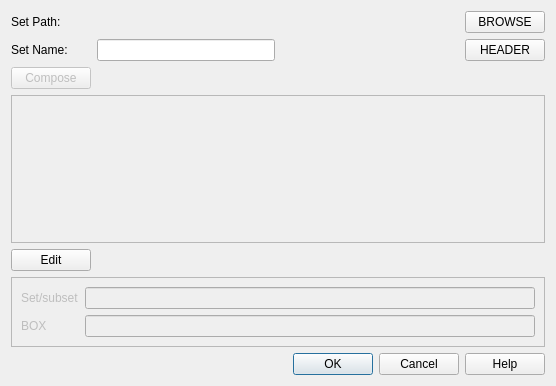
<?xml version="1.0" encoding="UTF-8"?>
<ui version="4.0">
 <class>setbrowser</class>
 <widget class="QDialog" name="setbrowser">
  <property name="geometry">
   <rect>
    <x>0</x>
    <y>0</y>
    <width>556</width>
    <height>386</height>
   </rect>
  </property>
  <property name="windowTitle">
   <string>Dialog</string>
  </property>
  <layout class="QGridLayout" name="gridLayout">
   <item row="0" column="0">
    <widget class="QLabel" name="label">
     <property name="text">
      <string>Set Path:</string>
     </property>
    </widget>
   </item>
   <item row="0" column="3">
    <widget class="QPushButton" name="browseButton">
     <property name="text">
      <string>BROWSE</string>
     </property>
    </widget>
   </item>
   <item row="3" column="0" colspan="4">
    <widget class="QFrame" name="axisFrame">
     <property name="frameShape">
      <enum>QFrame::StyledPanel</enum>
     </property>
     <property name="frameShadow">
      <enum>QFrame::Raised</enum>
     </property>
     <layout class="QGridLayout" name="axesLayout">
      <item row="1" column="0">
       <spacer name="verticalSpacer_2">
        <property name="orientation">
         <enum>Qt::Vertical</enum>
        </property>
        <property name="sizeHint" stdset="0">
         <size>
          <width>20</width>
          <height>40</height>
         </size>
        </property>
       </spacer>
      </item>
     </layout>
    </widget>
   </item>
   <item row="8" column="0" colspan="4">
    <widget class="QDialogButtonBox" name="buttonBox">
     <property name="orientation">
      <enum>Qt::Horizontal</enum>
     </property>
     <property name="standardButtons">
      <set>QDialogButtonBox::Cancel|QDialogButtonBox::Help|QDialogButtonBox::Ok</set>
     </property>
    </widget>
   </item>
   <item row="0" column="1">
    <widget class="QLabel" name="setpathLabel">
     <property name="text">
      <string/>
     </property>
    </widget>
   </item>
   <item row="1" column="0">
    <widget class="QLabel" name="label_5">
     <property name="text">
      <string>Set Name:</string>
     </property>
    </widget>
   </item>
   <item row="0" column="2">
    <spacer name="horizontalSpacer_2">
     <property name="orientation">
      <enum>Qt::Horizontal</enum>
     </property>
     <property name="sizeHint" stdset="0">
      <size>
       <width>40</width>
       <height>20</height>
      </size>
     </property>
    </spacer>
   </item>
   <item row="2" column="0">
    <widget class="QPushButton" name="composerEnableButton">
     <property name="enabled">
      <bool>false</bool>
     </property>
     <property name="text">
      <string>Compose</string>
     </property>
    </widget>
   </item>
   <item row="5" column="0" rowspan="3" colspan="4">
    <widget class="QFrame" name="manualEditFrame">
     <property name="enabled">
      <bool>false</bool>
     </property>
     <property name="frameShape">
      <enum>QFrame::StyledPanel</enum>
     </property>
     <property name="frameShadow">
      <enum>QFrame::Raised</enum>
     </property>
     <layout class="QGridLayout" name="gridLayout_2">
      <item row="0" column="0">
       <widget class="QLabel" name="label_4">
        <property name="text">
         <string>Set/subset</string>
        </property>
       </widget>
      </item>
      <item row="0" column="1">
       <widget class="QLineEdit" name="subsetLine"/>
      </item>
      <item row="1" column="0">
       <widget class="QLabel" name="label_6">
        <property name="text">
         <string>BOX</string>
        </property>
       </widget>
      </item>
      <item row="1" column="1">
       <widget class="QLineEdit" name="boxLine"/>
      </item>
     </layout>
    </widget>
   </item>
   <item row="4" column="0">
    <widget class="QPushButton" name="editEnableButton">
     <property name="enabled">
      <bool>true</bool>
     </property>
     <property name="text">
      <string>Edit</string>
     </property>
    </widget>
   </item>
   <item row="1" column="1">
    <widget class="QLineEdit" name="setnameLine">
     <property name="readOnly">
      <bool>true</bool>
     </property>
    </widget>
   </item>
   <item row="1" column="3">
    <widget class="QPushButton" name="headerButton">
     <property name="text">
      <string>HEADER</string>
     </property>
    </widget>
   </item>
  </layout>
 </widget>
 <resources/>
 <connections>
  <connection>
   <sender>buttonBox</sender>
   <signal>accepted()</signal>
   <receiver>setbrowser</receiver>
   <slot>accept()</slot>
   <hints>
    <hint type="sourcelabel">
     <x>248</x>
     <y>254</y>
    </hint>
    <hint type="destinationlabel">
     <x>157</x>
     <y>274</y>
    </hint>
   </hints>
  </connection>
  <connection>
   <sender>buttonBox</sender>
   <signal>rejected()</signal>
   <receiver>setbrowser</receiver>
   <slot>reject()</slot>
   <hints>
    <hint type="sourcelabel">
     <x>316</x>
     <y>260</y>
    </hint>
    <hint type="destinationlabel">
     <x>286</x>
     <y>274</y>
    </hint>
   </hints>
  </connection>
 </connections>
</ui>
